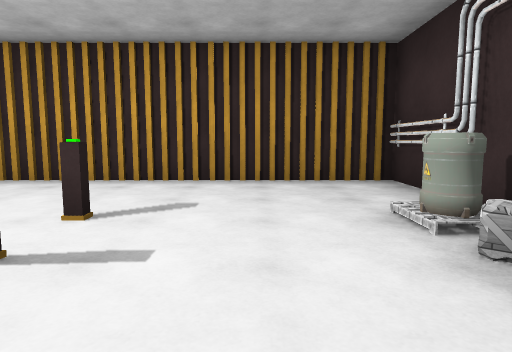
View 1 (above)

18 first-person views from a walk through a scene from a Unity 3-D project. The camera is 1.3 m above the floor, tilts 6° down and sees 75° across. The floor is counted in squares, 2 m on a side. Each view is taken from the middle of a square. On the plan, view 1 faces up. The plan holds only what a view shows up to about 10 squares ahead; the rest is blank. The place goes on beyond the plan. The player is left out. Door leaves are left out, so doorways stand open. Some surface patterns are stand-ins.

View 2
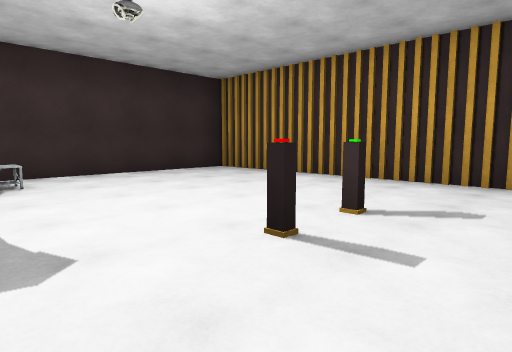

View 3
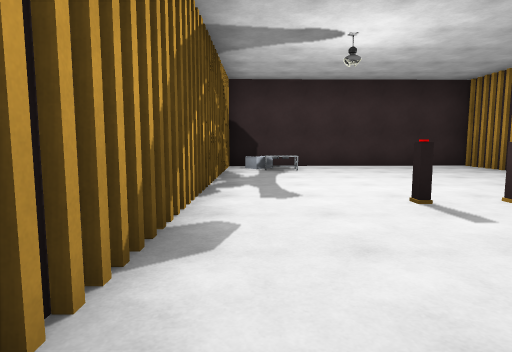

View 4
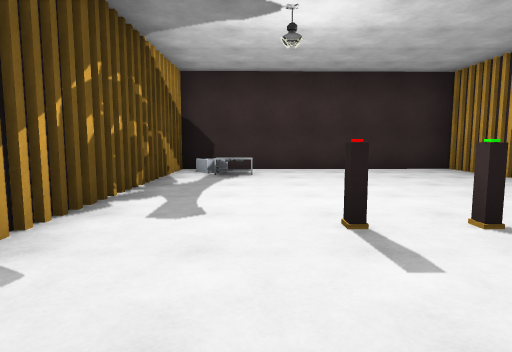

View 5
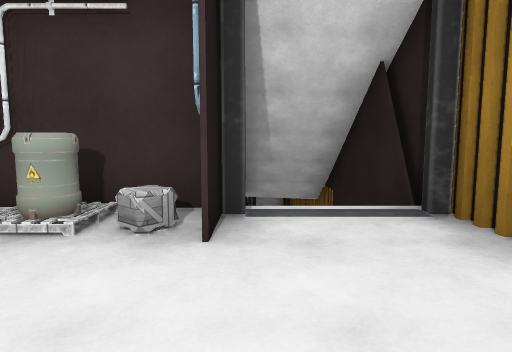

View 6
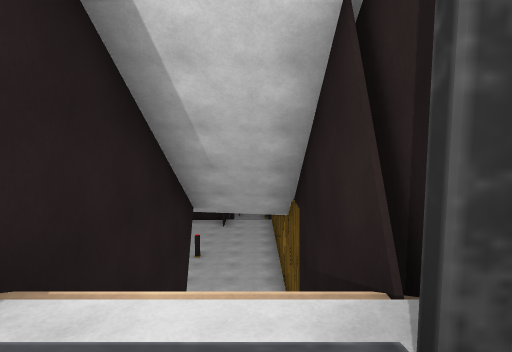

View 7
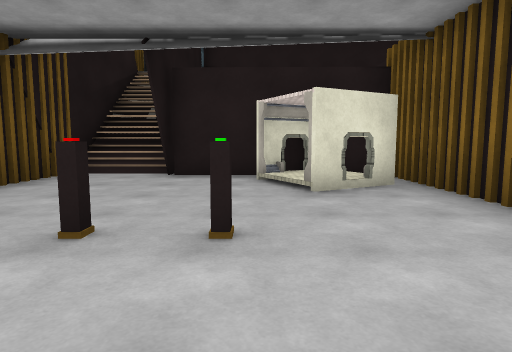

View 8
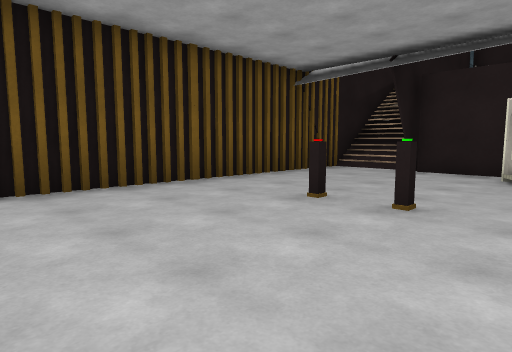

View 9
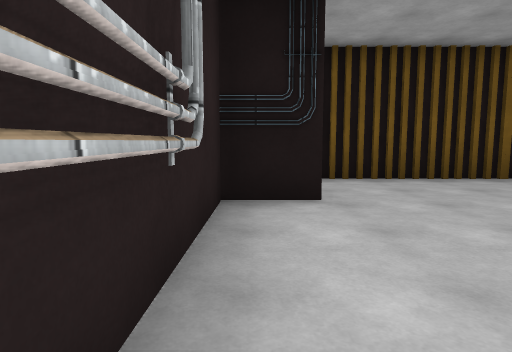

View 10
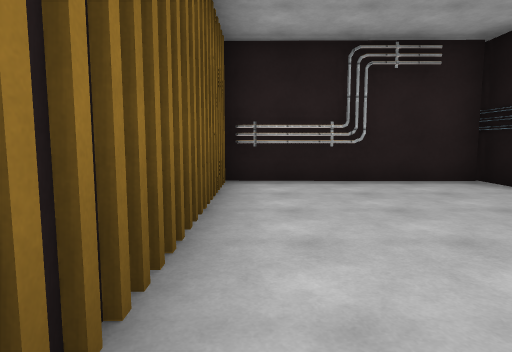

View 11
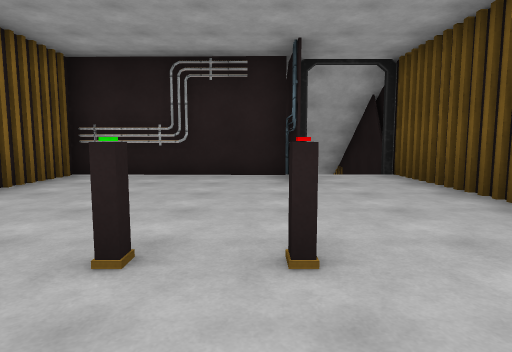

View 12
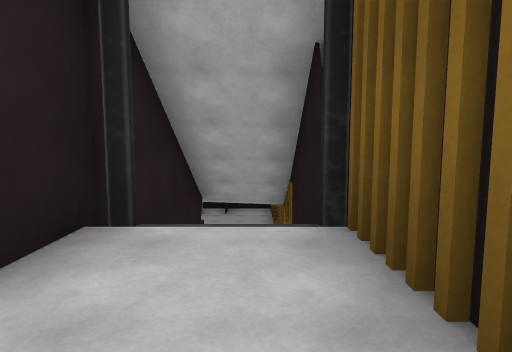

View 13
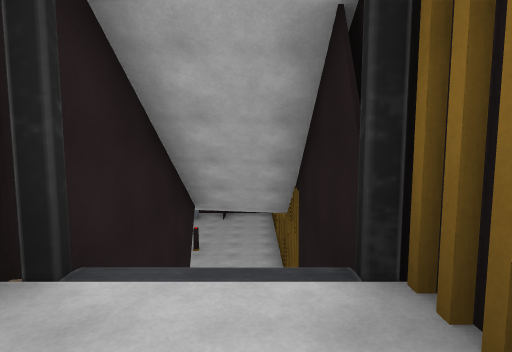

View 14
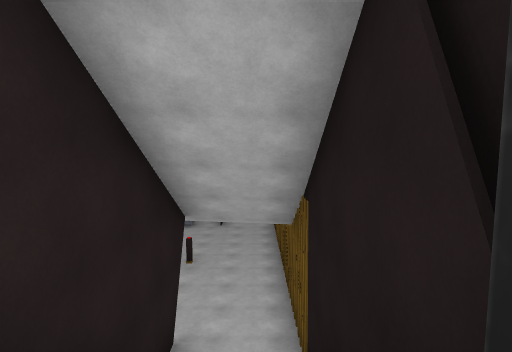

View 15
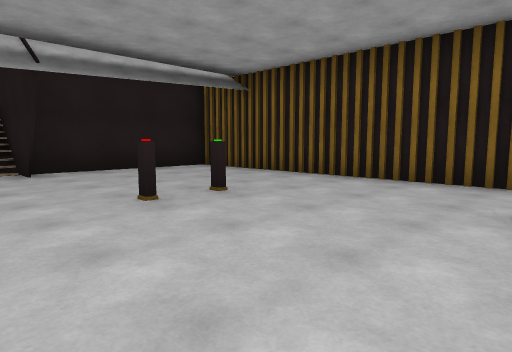

View 16
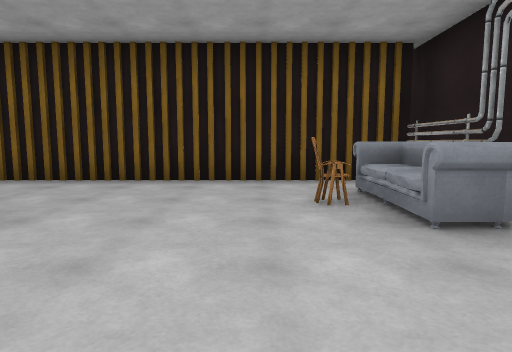

View 17
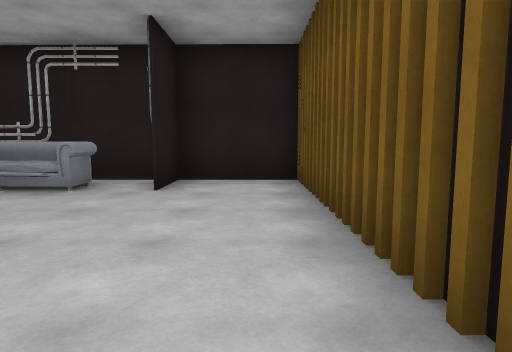

View 18
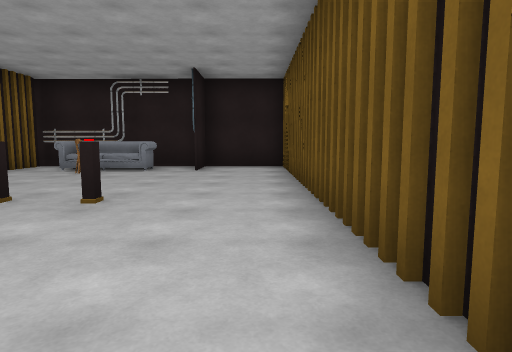

### Floor plan
Key: @ floor where view 1 was taken; # wall or solid block; . main floor; : floor 5.25 m higher than the main floor; + floor 10.75 m higher than the main floor; / step, stairs or slope; B barrel; C crate; T table; L closet; P pipe; H chair; O other object.
Columns run from 7 left of view 1 to 29 right of it. Each row starts with its distance up from view 1.
  6 ##########    ##########  ###########
  5 #++++++++#    ##:::::::#  #.........#
  4 #++++++++##   #:#::::::#  #.......HO#
  3 #++++++++B#   #/:::::::#  #........O#
  2 #+++++++C######::::::::####.........#
  1 #T++++++++P////:::::::#P//##.......##
  0 #L+++++@++////:::::::::/   .........#
 -1 #####################################

Positions as (right, up) in squares from view 1, and headings:
1: (0, 0), facing up
2: (0, 0), facing up-left
3: (2, 0), facing left
4: (1, 1), facing left
5: (-1, 1), facing right
6: (1, 0), facing right
7: (13, 3), facing left
8: (14, 4), facing down-left
9: (15, 5), facing down
10: (10, 5), facing right
11: (9, 2), facing right
12: (13, 0), facing right
13: (14, 0), facing right
14: (15, 0), facing right
15: (27, 0), facing up-left
16: (26, 0), facing up
17: (23, 0), facing right
18: (20, 0), facing right
